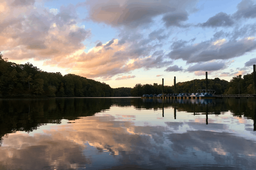
#> input picture 1 to 25 projects/14-Photo Manipulation/input/lake.png, 256 x 170 px, shrunk from 1800 x 1194 before the run
$ python demo.py
#> lines starting #> are read from the running program, lines starting #| are printed output that depends on the picture
### 1 to 25 projects/14-Photo Manipulation/image.py
import numpy as np
import os
from PIL import Image as PILImage

class Image:
    def __init__(self, x_pixels=0, y_pixels=0, num_channels=0, filename=''):
        # you need to input either filename OR x_pixels, y_pixels, and num_channels
        self.input_path = 'input/'
        self.output_path = 'output/'

        # Create directories if they don't exist
        if not os.path.exists(self.input_path):
            os.makedirs(self.input_path)
        if not os.path.exists(self.output_path):
            os.makedirs(self.output_path)

        if x_pixels and y_pixels and num_channels:
            self.x_pixels = x_pixels
            self.y_pixels = y_pixels
            self.num_channels = num_channels
            self.array = np.zeros((x_pixels, y_pixels, num_channels))
        elif filename:
            try:
                self.array = self.read_image(filename)
                self.x_pixels, self.y_pixels, self.num_channels = self.array.shape
                print(f"Image '{filename}' loaded with dimensions: {self.x_pixels}x{self.y_pixels}x{self.num_channels}")
            except Exception as e:
                print(f"Error loading image '{filename}': {e}")
                raise
        else:
            raise ValueError("You need to input either a filename OR specify the dimensions of the image")

    def read_image(self, filename, gamma=2.2):
        '''
        read image using PIL, return 3D numpy array organized along Y, X, channel
        values are float, gamma is decoded
        '''
        try:
            full_path = os.path.join(self.input_path, filename)
            if not os.path.exists(full_path):
                raise FileNotFoundError(f"Image file not found: {full_path}")

            # Open the image using PIL
            img = PILImage.open(full_path)

            # Convert to RGB mode if it's not already
            if img.mode != 'RGB':
                img = img.convert('RGB')

            # Convert to numpy array
            img_array = np.array(img).astype(np.float64)

            # Normalize to [0, 1]
            img_array = img_array / 255.0

            # Apply gamma correction
            if gamma != 1.0:
                img_array = img_array ** gamma

            return img_array

        except Exception as e:
            print(f"Error reading image {filename}: {e}")
            raise

    def write_image(self, output_file_name, gamma=2.2):
        '''
        3D numpy array (Y, X, channel) of values between 0 and 1 -> write to image file
        '''
        try:
            # Ensure output directory exists
            if not os.path.exists(self.output_path):
                os.makedirs(self.output_path)

            # Clip values to ensure they're in the valid range [0, 1]
            im = np.clip(self.array, 0, 1)

            # Apply gamma correction
            if gamma != 1.0:
                im = im ** (1/gamma)

            # Scale to [0, 255] and convert to 8-bit
            im_8bit = (im * 255).astype(np.uint8)

            # Create PIL image
            img = PILImage.fromarray(im_8bit)

            # Save the image
            output_path = os.path.join(self.output_path, output_file_name)
            img.save(output_path)

            print(f"Image successfully saved to {output_path}")
        except Exception as e:
            print(f"Error writing image {output_file_name}: {e}")
            raise

    # [83 lines left out: functions show, resize, crop, not called in this run]

### 1 to 25 projects/14-Photo Manipulation/transform.py
from image import Image
import numpy as np
import os
import argparse
from tqdm import tqdm

def brighten(image, factor):
    """
    Adjusts the brightness of an image
    factor: a value > 0, how much you want to brighten the image by
           (< 1 = darken, > 1 = brighten)
    """
    # Get image dimensions
    x_pixels, y_pixels, num_channels = image.array.shape
    # Create a new image with the same dimensions
    new_im = Image(x_pixels=x_pixels, y_pixels=y_pixels, num_channels=num_channels)

    # Vectorized operation for better performance
    new_im.array = np.clip(image.array * factor, 0, 1)

    return new_im

def adjust_contrast(image, factor, mid=0.5):
    """
    Adjusts the contrast of an image
    factor: a value > 0, how much you want to adjust the contrast by
           (< 1 = decrease contrast, > 1 = increase contrast)
    mid: the midpoint of contrast adjustment (default 0.5)
    """
    # Get image dimensions
    x_pixels, y_pixels, num_channels = image.array.shape
    # Create a new image with the same dimensions
    new_im = Image(x_pixels=x_pixels, y_pixels=y_pixels, num_channels=num_channels)

    # Apply contrast adjustment formula: (pixel - mid) * factor + mid
    new_im.array = np.clip((image.array - mid) * factor + mid, 0, 1)

    return new_im

def blur(image, kernel_size):
    """
    Blurs an image using a box blur algorithm
    kernel_size: the size of the neighborhood to sample from (odd number)
    """
    # Get image dimensions
    x_pixels, y_pixels, num_channels = image.array.shape
    # Create a new image with the same dimensions
    new_im = Image(x_pixels=x_pixels, y_pixels=y_pixels, num_channels=num_channels)

    # Ensure kernel_size is odd
    if kernel_size % 2 == 0:
        kernel_size += 1

    # Calculate the half-width of the kernel
    neighbor_range = kernel_size // 2

    # Apply blur for each pixel and channel
    for x in range(x_pixels):
        for y in range(y_pixels):
            for c in range(num_channels):
                # Calculate average of neighboring pixels
                total = 0
                count = 0

                # Loop through the neighborhood
                for x_i in range(max(0, x - neighbor_range), min(x_pixels, x + neighbor_range + 1)):
                    for y_i in range(max(0, y - neighbor_range), min(y_pixels, y + neighbor_range + 1)):
                        total += image.array[x_i, y_i, c]
                        count += 1

                # Set the pixel value to the average
                new_im.array[x, y, c] = total / count

    return new_im

def gaussian_blur(image, sigma=1.0):
    """
    Applies Gaussian blur to an image
    sigma: standard deviation of the Gaussian kernel (controls blur intensity)
    """
    # Get image dimensions
    x_pixels, y_pixels, num_channels = image.array.shape
    # Create a new image with the same dimensions
    new_im = Image(x_pixels=x_pixels, y_pixels=y_pixels, num_channels=num_channels)

    # Calculate kernel size based on sigma (ensure it's odd)
    kernel_size = max(3, int(6 * sigma))
    if kernel_size % 2 == 0:
        kernel_size += 1

    # Create 1D Gaussian kernel
    k = (kernel_size - 1) // 2
    x = np.arange(-k, k + 1)
    kernel_1d = np.exp(-0.5 * (x / sigma) ** 2)
    kernel_1d = kernel_1d / np.sum(kernel_1d)  # Normalize

    # Create temporary image for two-pass algorithm
    temp_im = Image(x_pixels=x_pixels, y_pixels=y_pixels, num_channels=num_channels)

    # First pass (horizontal)
    for y in range(y_pixels):
        for x in range(x_pixels):
            for c in range(num_channels):
                val = 0
                for i in range(kernel_size):
                    x_i = x + i - k
                    if 0 <= x_i < x_pixels:
                        val += image.array[x_i, y, c] * kernel_1d[i]
                temp_im.array[x, y, c] = val

    # Second pass (vertical)
    for y in range(y_pixels):
        for x in range(x_pixels):
            for c in range(num_channels):
                val = 0
                for i in range(kernel_size):
                    y_i = y + i - k
                    if 0 <= y_i < y_pixels:
                        val += temp_im.array[x, y_i, c] * kernel_1d[i]
                new_im.array[x, y, c] = val

    return new_im

def apply_kernel(image, kernel):
    """
    Applies a kernel to an image for edge detection, sharpening, blurring, etc.
    kernel: a 2D array of values
    """
    # Get image dimensions
    x_pixels, y_pixels, num_channels = image.array.shape
    # Create a new image with the same dimensions
    new_im = Image(x_pixels=x_pixels, y_pixels=y_pixels, num_channels=num_channels)

    # Get kernel dimensions
    kernel_height, kernel_width = kernel.shape

    # Calculate the half-width and half-height of the kernel
    kernel_h_range = kernel_height // 2
    kernel_w_range = kernel_width // 2

    # Apply kernel for each pixel and channel
    for x in range(x_pixels):
        for y in range(y_pixels):
            for c in range(num_channels):
                # Apply the kernel to the neighborhood
                total = 0

                # Loop through the kernel
                for i in range(kernel_height):
                    for j in range(kernel_width):
                        # Calculate the image position
                        x_i = x + i - kernel_h_range
                        y_i = y + j - kernel_w_range

                        # Check if the position is within the image bounds
                        if 0 <= x_i < x_pixels and 0 <= y_i < y_pixels:
                            total += image.array[x_i, y_i, c] * kernel[i, j]

                # Set the pixel value
                new_im.array[x, y, c] = np.clip(total, 0, 1)

    return new_im

def combine_images(image1, image2):
    """
    Combines two images using the squared sum of squares:
    value = sqrt(value_1^2 + value_2^2)
    """
    # Check if the images have the same dimensions
    if image1.array.shape != image2.array.shape:
        raise ValueError("Images must have the same dimensions")

    # Get image dimensions
    x_pixels, y_pixels, num_channels = image1.array.shape
    # Create a new image with the same dimensions
    new_im = Image(x_pixels=x_pixels, y_pixels=y_pixels, num_channels=num_channels)

    # Combine the images using the formula: sqrt(value_1^2 + value_2^2)
    new_im.array = np.sqrt(np.square(image1.array) + np.square(image2.array))
    # Clip values to ensure they're in the valid range [0, 1]
    new_im.array = np.clip(new_im.array, 0, 1)

    return new_im

def sharpen(image, amount=1.0):
    """
    Sharpens an image using an unsharp mask
    amount: strength of the sharpening effect (0.0 to 2.0 recommended)
    """
    # Get image dimensions
    x_pixels, y_pixels, num_channels = image.array.shape

    # Create a blurred version of the image
    blurred = gaussian_blur(image, sigma=1.0)

    # Create a new image with the same dimensions
    new_im = Image(x_pixels=x_pixels, y_pixels=y_pixels, num_channels=num_channels)

    # Apply unsharp mask: original + amount * (original - blurred)
    new_im.array = np.clip(image.array + amount * (image.array - blurred.array), 0, 1)

    return new_im

def grayscale(image):
    """
    Converts an image to grayscale
    """
    # Get image dimensions
    x_pixels, y_pixels, num_channels = image.array.shape

    # Create a new image with the same dimensions but 1 channel
    new_im = Image(x_pixels=x_pixels, y_pixels=y_pixels, num_channels=3)

    # Convert to grayscale using luminance formula
    # Y = 0.2126*R + 0.7152*G + 0.0722*B
    gray_values = (0.2126 * image.array[:, :, 0] +
                   0.7152 * image.array[:, :, 1] +
                   0.0722 * image.array[:, :, 2])

    # Set all channels to the grayscale value
    for c in range(3):
        new_im.array[:, :, c] = gray_values

    return new_im

def sepia(image, intensity=1.0):
    """
    Applies a sepia tone effect to an image
    intensity: strength of the sepia effect (0.0 to 1.0)
    """
    # Get image dimensions
    x_pixels, y_pixels, num_channels = image.array.shape

    # Create a new image with the same dimensions
    new_im = Image(x_pixels=x_pixels, y_pixels=y_pixels, num_channels=num_channels)

    # Convert to grayscale first
    gray_im = grayscale(image)

    # Sepia tone matrix
    sepia_matrix = np.array([
        [0.393, 0.769, 0.189],
        [0.349, 0.686, 0.168],
        [0.272, 0.534, 0.131]
    ])

    # Apply sepia transformation
    for x in range(x_pixels):
        for y in range(y_pixels):
            rgb = gray_im.array[x, y, :]
            sepia_rgb = np.dot(sepia_matrix, rgb)
            # Blend with original based on intensity
            new_im.array[x, y, :] = (intensity * sepia_rgb +
                                     (1 - intensity) * image.array[x, y, :])

    # Clip values to ensure they're in the valid range [0, 1]
    new_im.array = np.clip(new_im.array, 0, 1)

    return new_im

def rotate(image, angle):
    """
    Rotates an image by the specified angle (in degrees)
    """
    from scipy import ndimage

    # Get image dimensions
    x_pixels, y_pixels, num_channels = image.array.shape

    # Create a new image with the same dimensions
    new_im = Image(x_pixels=x_pixels, y_pixels=y_pixels, num_channels=num_channels)

    # Rotate each channel
    for c in range(num_channels):
        new_im.array[:, :, c] = ndimage.rotate(image.array[:, :, c], angle,
                                              reshape=False, mode='constant', cval=0)

    # Clip values to ensure they're in the valid range [0, 1]
    new_im.array = np.clip(new_im.array, 0, 1)

    return new_im

def flip(image, direction='horizontal'):
    """
    Flips an image horizontally or vertically
    direction: 'horizontal' or 'vertical'
    """
    # Get image dimensions
    x_pixels, y_pixels, num_channels = image.array.shape

    # Create a new image with the same dimensions
    new_im = Image(x_pixels=x_pixels, y_pixels=y_pixels, num_channels=num_channels)

    # Flip the image
    if direction.lower() == 'horizontal':
        new_im.array = np.flip(image.array, axis=1)
    elif direction.lower() == 'vertical':
        new_im.array = np.flip(image.array, axis=0)
    else:
        raise ValueError("Direction must be 'horizontal' or 'vertical'")

    return new_im

def vignette(image, strength=0.5):
    """
    Applies a vignette effect to an image
    strength: intensity of the vignette effect (0.0 to 1.0)
    """
    # Get image dimensions
    x_pixels, y_pixels, num_channels = image.array.shape

    # Create a new image with the same dimensions
    new_im = Image(x_pixels=x_pixels, y_pixels=y_pixels, num_channels=num_channels)

    # Copy the original image
    new_im.array = np.copy(image.array)

    # Create a vignette mask
    center_x, center_y = x_pixels / 2, y_pixels / 2
    max_dist = np.sqrt(center_x ** 2 + center_y ** 2)

    for x in range(x_pixels):
        for y in range(y_pixels):
            # Calculate distance from center (normalized)
            dist = np.sqrt((x - center_x) ** 2 + (y - center_y) ** 2) / max_dist
            # Apply vignette effect
            factor = 1 - strength * dist ** 2
            new_im.array[x, y, :] *= factor

    return new_im

def histogram_equalization(image):
    """
    Enhances image contrast using histogram equalization
    """
    # Get image dimensions
    x_pixels, y_pixels, num_channels = image.array.shape

    # Create a new image with the same dimensions
    new_im = Image(x_pixels=x_pixels, y_pixels=y_pixels, num_channels=num_channels)

    # Apply histogram equalization to each channel
    for c in range(num_channels):
        # Get the channel data
        channel = image.array[:, :, c].flatten()

        # Calculate histogram
        hist, bins = np.histogram(channel, bins=256, range=(0, 1))

        # Calculate cumulative distribution function
        cdf = hist.cumsum()
        cdf_normalized = cdf / cdf[-1]

        # Create lookup table
        lookup_table = np.interp(channel, bins[:-1], cdf_normalized)

        # Reshape back to original dimensions
        new_im.array[:, :, c] = lookup_table.reshape(x_pixels, y_pixels)

    return new_im

def create_output_dir():
    """Create output directory if it doesn't exist"""
    if not os.path.exists('output'):
        os.makedirs('output')

# [151 lines left out: functions batch_process, main, not called in this run]

# [80 lines that do not run on import are left out]

### 1 to 25 projects/14-Photo Manipulation/demo.py
from transform import *
from image import Image
import os

def run_demo():
    """
    Run a comprehensive demo of all image processing features
    """
    # Create output directory
    create_output_dir()

    # Load images
    try:
        lake = Image(filename='lake.png')
#> in read_image, img is the input picture: PIL image 256x170 RGB; mean R, G, B 129.3, 127, 127.7
#> in read_image, `img_array = img_array ** gamma`:
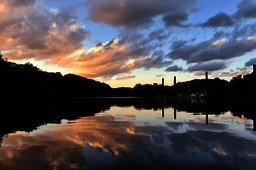
#> img_array: shape (170, 256, 3) float64; mean R, G, B 0.316, 0.297, 0.314
#| Image 'lake.png' loaded with dimensions: 170x256x3
        city = Image(filename='city.png')
#> call 2 of read_image, with filename = 'city.png', gamma = 2.2
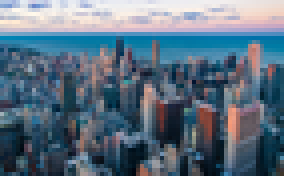
#> input picture 1 to 25 projects/14-Photo Manipulation/input/city.png, 71 x 44 px, shrunk from 500 x 308 before the run (shown 4 times larger)
#> in read_image, img is the input picture: PIL image 71x44 RGB; mean R, G, B 91.6, 111.3, 128.4
#| Image 'city.png' loaded with dimensions: 44x71x3
        print("Images loaded successfully!")
    except Exception as e:
        print(f"Error loading images: {e}")
        print("Make sure 'lake.png' and 'city.png' are in the 'input' directory.")
        return

    # Create a demo directory
    demo_dir = os.path.join('output', 'demo')
    if not os.path.exists(demo_dir):
        os.makedirs(demo_dir)

    # 1. Basic Operations
    print("\n=== Basic Operations ===")

    # Brightness variations
    for factor in [0.5, 1.0, 1.5, 2.0]:
        result = brighten(lake, factor)
        result.write_image(f'demo/brightness_{factor}.png')
    print("✓ Brightness variations")

    # Contrast variations
    for factor in [0.5, 1.0, 2.0, 3.0]:
        result = adjust_contrast(lake, factor)
        result.write_image(f'demo/contrast_{factor}.png')
    print("✓ Contrast variations")

    # 2. Blur Effects
    print("\n=== Blur Effects ===")

    # Box blur
    for size in [3, 7, 15]:
        result = blur(city, size)
        result.write_image(f'demo/box_blur_{size}.png')
    print("✓ Box blur variations")

    # Gaussian blur
    for sigma in [1.0, 2.0, 4.0]:
        result = gaussian_blur(city, sigma)
        result.write_image(f'demo/gaussian_{sigma}.png')
    print("✓ Gaussian blur variations")

    # 3. Edge Detection
    print("\n=== Edge Detection ===")

    # Sobel operators
    sobel_x = apply_kernel(city, np.array([
        [1, 0, -1],
        [2, 0, -2],
        [1, 0, -1]
    ]))
    sobel_x.write_image('demo/edge_x.png')

    sobel_y = apply_kernel(city, np.array([
        [1, 2, 1],
        [0, 0, 0],
        [-1, -2, -1]
    ]))
    sobel_y.write_image('demo/edge_y.png')

    # Combined edges
    sobel_xy = combine_images(sobel_x, sobel_y)
    sobel_xy.write_image('demo/edge_combined.png')
    print("✓ Edge detection")

    # 4. Color Transformations
    print("\n=== Color Transformations ===")

    # Grayscale
    gray = grayscale(lake)
#> after the loop in grayscale, `for c in range(3):`:
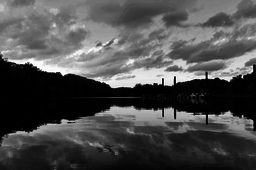
#> new_im.array: shape (170, 256, 3) float64; min 0, max 1, mean 0.302
    gray.write_image('demo/grayscale.png')
    print("✓ Grayscale")

    # Sepia tone variations
    for intensity in [0.3, 0.6, 1.0]:
        result = sepia(lake, intensity)
        result.write_image(f'demo/sepia_{intensity}.png')
    print("✓ Sepia tone variations")

    # 5. Image Enhancements
    print("\n=== Image Enhancements ===")

    # Sharpening
    for amount in [0.5, 1.0, 2.0]:
        result = sharpen(lake, amount)
        result.write_image(f'demo/sharpen_{amount}.png')
    print("✓ Sharpening variations")

    # Histogram equalization
    equalized = histogram_equalization(lake)
#> after the loop in histogram_equalization, `for c in range(num_channels):`:
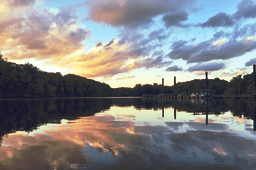
#> new_im.array: shape (170, 256, 3) float64; mean R, G, B 0.513, 0.514, 0.52
    equalized.write_image('demo/equalized.png')
#> in write_image (call 25), `img = PILImage.fromarray(im_8bit)`:
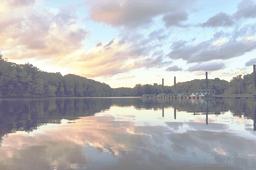
#> img: PIL image 256x170 RGB; mean R, G, B 180, 180, 182.1
    print("✓ Histogram equalization")

    # 6. Special Effects
    print("\n=== Special Effects ===")

    # Vignette
    for strength in [0.3, 0.6, 0.9]:
        result = vignette(lake, strength)
        result.write_image(f'demo/vignette_{strength}.png')
    print("✓ Vignette effect variations")

    # Rotation
    for angle in [45, 90, 180]:
        result = rotate(city, angle)
        result.write_image(f'demo/rotate_{angle}.png')
    print("✓ Rotation variations")

    # Flipping
    flip_h = flip(city, 'horizontal')
    flip_h.write_image('demo/flip_horizontal.png')
#> in write_image (call 32), `im = im ** (1/gamma)`:
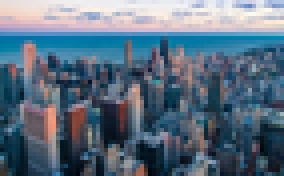
#> im: shape (44, 71, 3) float64 (shown 4 times larger); mean of channels 0, 1, 2 0.359, 0.437, 0.504; drawn as R, G, B

    flip_v = flip(city, 'vertical')
#> call 2 of flip, with direction = 'vertical'
#> in flip (call 2), `new_im.array = np.flip(image.array, axis=0)`:
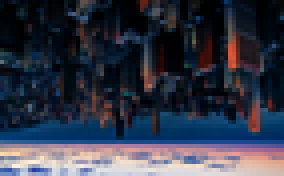
#> new_im.array: shape (44, 71, 3) float64 (shown 4 times larger); mean R, G, B 0.199, 0.22, 0.277
    flip_v.write_image('demo/flip_vertical.png')
    print("✓ Flipping")

    # 7. Combined Effects
    print("\n=== Combined Effects ===")

    # Vintage photo effect
    vintage = lake
    vintage = adjust_contrast(vintage, 0.8)
    vintage = sepia(vintage, 0.7)
    vintage = vignette(vintage, 0.5)
    vintage.write_image('demo/vintage.png')
    print("✓ Vintage photo effect")

    # Sketch effect
    sketch = city
    sketch = grayscale(sketch)
    sketch = gaussian_blur(sketch, 1.0)
    edges = apply_kernel(sketch, np.array([
        [-1, -1, -1],
        [-1,  8, -1],
        [-1, -1, -1]
    ]))
    # Invert the edges
    sketch = Image(x_pixels=edges.x_pixels, y_pixels=edges.y_pixels, num_channels=edges.num_channels)
    sketch.array = 1.0 - edges.array
    sketch.write_image('demo/sketch.png')
    print("✓ Sketch effect")

    # HDR-like effect
    hdr = lake
    hdr = adjust_contrast(hdr, 1.5)
    hdr = sharpen(hdr, 1.2)
    hdr = brighten(hdr, 1.1)
    hdr.write_image('demo/hdr.png')
    print("✓ HDR-like effect")

    print("\nDemo completed! All images saved to the 'output/demo' directory.")

if __name__ == "__main__":
    run_demo()
